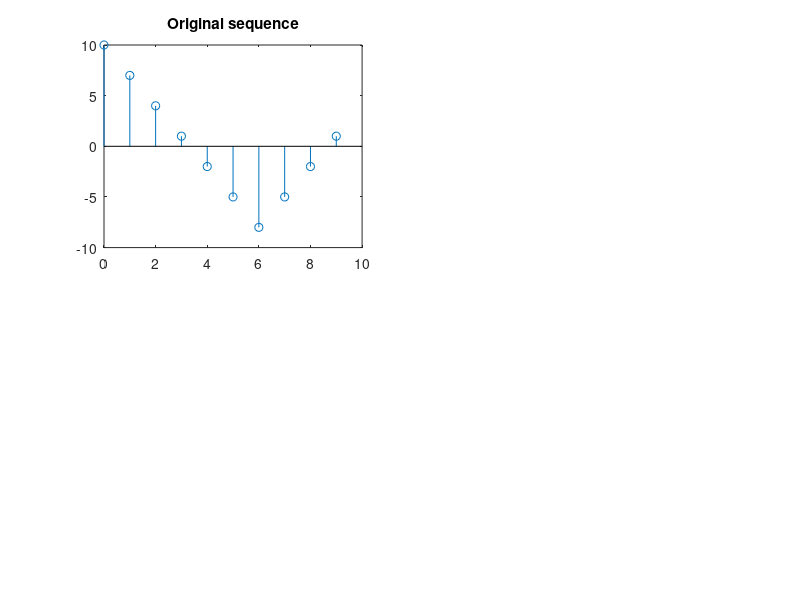

Source code (MATLAB): (Note: this script raises an error after producing the figure.)
% Cviceni na Diskretni Kosinovou Transformaci
%%%%%%%%%%%%%%%%%%%%%%%%%%%%%%%%%%%%%%%%%%%%%
% PRVNI CAST - definice DCT a souvislost DFT a DCT

clear all;
% close all ;


x=[10 7 4 1 -2 -5 -8 -5 -2 1] ;
% x=1:10;
N=length(x);


%%%%%%%%%%%%%%%%%%%%%%%%%%%%%%%%%
% DCT-1 - 2N-2 extension (Oppenheim)
%%%%%%%%%%%%%%%%%%%%%%%%%%%%%%%%%

figure(1)

subplot(221)
n=0:(N-1) ;
stem(n,x) ;
title('Original sequence')

% % DCT-1 podle Oppenheima (2N-2 extension) 
XC1 = dctxc1(x) ;

kk=0:N-1;
subplot(222); h=plot(kk,XC1,'b.-','MarkerSize',20); title('DCT-1 (Oppenheim) - dctxc1.m')

x01=idctxc1(XC1);
subplot(221)
hold on; stem(n,x01,'r') ; hold off

xx=[x fliplr(x(2:N-1))];   % (2N-2)-point even extension

subplot(223);
nn=0:(2*N-3) ;
stem(nn,xx) ;
title('2N-2 extension')

kkk=0:2*N-3;
XX=real(fft(xx)) ;   % real is used to remove a parazit imaginary component appearing due to finite precision computation
subplot(224); plot(kkk,XX,'b.-','MarkerSize',20); hold on ; plot(kk,XC1,'r.-','MarkerSize',20); hold off
title('DFT - 2N-2 even extension')


%%%%%%%%%%%%%%%%%%%%%%%%%%%%%%%%%%%%%%%
%  DCT-2 - 2N extension (Oppenheim)
%%%%%%%%%%%%%%%%%%%%%%%%%%%%%%%%%%%%%%%


beta=[1/2 ones(1,N-1)]';


figure(2)
subplot(221)
n=0:(N-1) ;
stem(n,x) ;
title('Original sequence')

XC2=dctxc2(x);

kk=0:N-1;
subplot(222);  plot(kk,XC2,'b.-','MarkerSize',20); 
title('DCT-2 (2N extension) - dctxc2.m');

x02=idctxc2(XC2);
subplot(221)
hold on; stem(n,x02,'r') ; hold off


xx=[x fliplr(x(1:N))];   % 2N-point even extension (dct in MATLAB)


subplot(223);
nn=0:(2*N-1) ;
stem(nn,xx) ;
title('2N extension')

XX=fft(xx); 
k=1:2*N;
W=exp(-j*pi*(k-1)/(2*N));
XXX=real(XX.*W); 

kkk=0:2*N-1;
subplot(224)
plot(kkk,XXX,'b.-','MarkerSize',20)
hold on
plot(kk,XC2,'r.-','MarkerSize',20)
hold off

% x022=idctxc2(XXX)
% subplot(221)
% hold on; stem(n,x022,'g') ; hold off


%%%%%%%%%%%%%%%%%%%%%%%%%%%%%%%%%%%%%%%
%  DCT-2 - 2N extension (MATLAB - dct function)
%%%%%%%%%%%%%%%%%%%%%%%%%%%%%%%%%%%%%%%


figure(3)
subplot(221)
n=0:(N-1) ;
stem(n,x) ;
title('Original sequence')

% DCT in MATLAB (difference in scaling coeff -> multipl. by sqrt(N))
% XC2=sqrt(N*2)*dct(x);
XDCT=dct(x);

kk=0:N-1;
subplot(222);  plot(kk, XDCT,'b.-','MarkerSize',20); 
title('Matlab DCT (2N extension) - function dct()');


x02=idct(XDCT);
subplot(221)
hold on; stem(n,x02,'r') ; hold off


xx=[x fliplr(x(1:N))];   % 2N-point even extension (dct in MATLAB)


subplot(223);
nn=0:(2*N-1) ;
stem(nn,xx) ;
title('2N extension')

XX=fft(xx); 
k=1:2*N;
W=exp(-j*pi*(k-1)/(2*N));
XXX=real(XX.*W); 

kkk=0:2*N-1;
subplot(224)
plot(kkk,XXX,'b.-','MarkerSize',20)
hold on
plot(kk,XDCT,'r.-','MarkerSize',20)
hold off
ylim([-max(XXX) max(XXX)])
